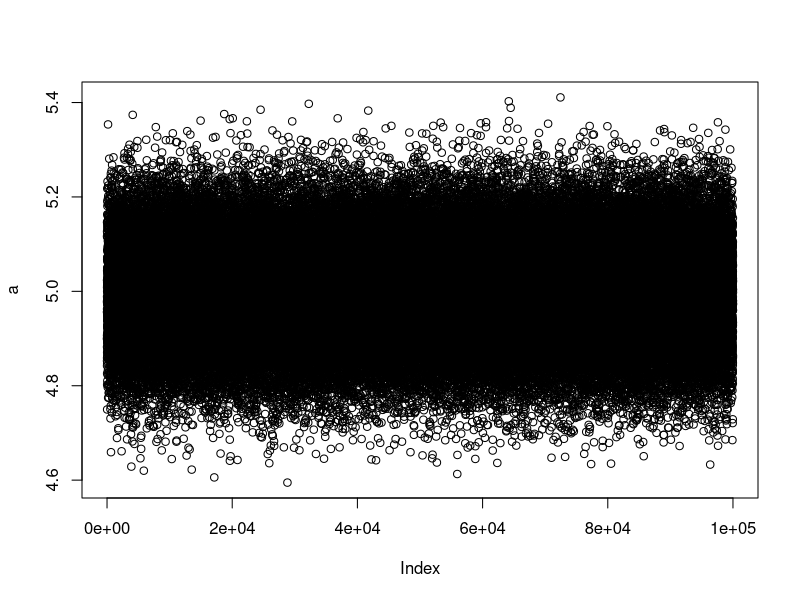

Here is the R script that generated this plot:
# Starting point for Health-GPS implementation in R.
# What interesting questions can we ask and answer here.

a <- 2
a

a <- rnorm(1e5, mean = 5, sd = 0.1)

plot(a)

tail(a)

####
# The new plan is to develop a set of function that run through all of Ali's 
# scripts, plus Jingmin's
